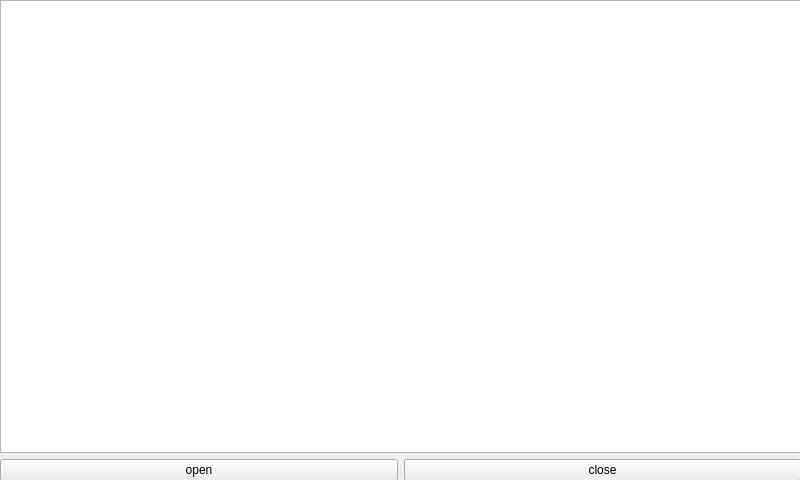
<?xml version="1.0" encoding="UTF-8"?>
<ui version="4.0">
 <class>Widget</class>
 <widget class="QWidget" name="Widget">
  <property name="geometry">
   <rect>
    <x>0</x>
    <y>0</y>
    <width>800</width>
    <height>480</height>
   </rect>
  </property>
  <property name="windowTitle">
   <string>Widget</string>
  </property>
  <widget class="QWidget" name="">
   <property name="geometry">
    <rect>
     <x>0</x>
     <y>0</y>
     <width>801</width>
     <height>481</height>
    </rect>
   </property>
   <layout class="QVBoxLayout" name="verticalLayout">
    <item>
     <widget class="QTextEdit" name="textEdit"/>
    </item>
    <item>
     <layout class="QHBoxLayout" name="horizontalLayout">
      <item>
       <widget class="QPushButton" name="pushButton">
        <property name="text">
         <string>open</string>
        </property>
       </widget>
      </item>
      <item>
       <widget class="QPushButton" name="pushButton_2">
        <property name="text">
         <string>close</string>
        </property>
       </widget>
      </item>
     </layout>
    </item>
   </layout>
  </widget>
 </widget>
 <resources/>
 <connections/>
</ui>
